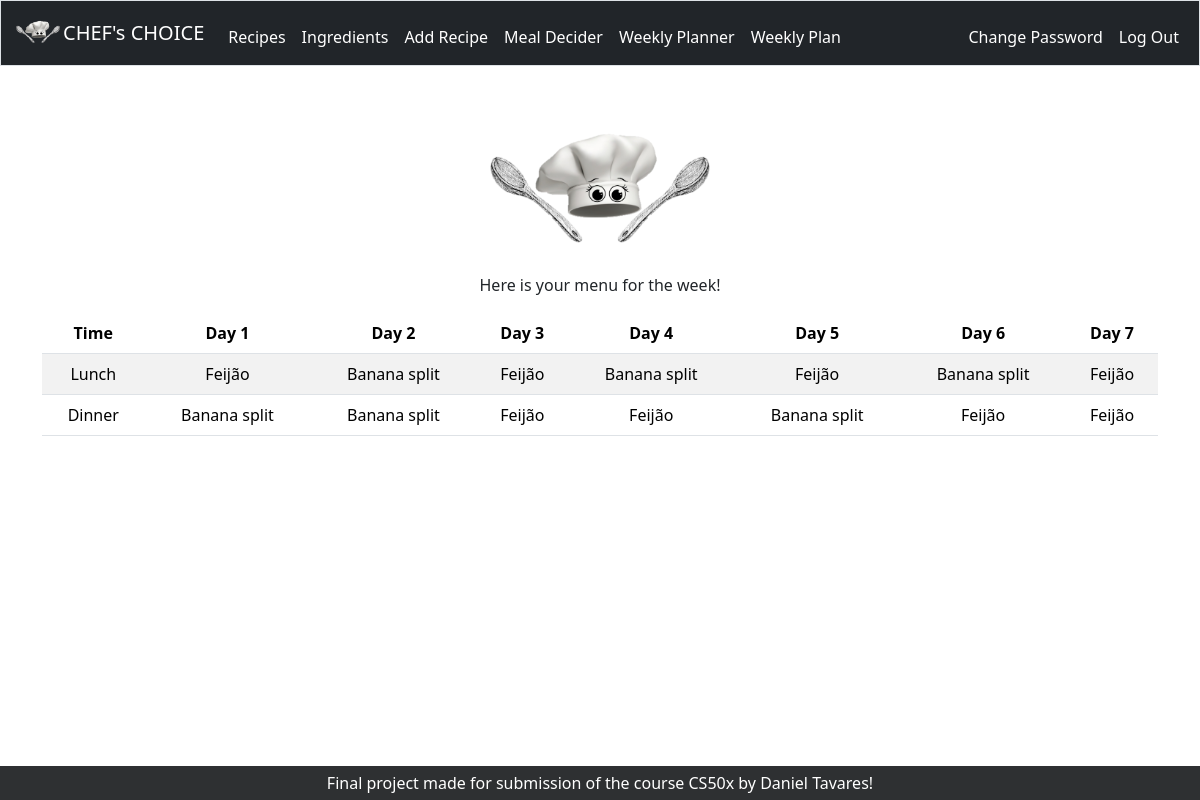
The page /plan (signed in) on the database its author committed.
### tables this page shows
CREATE TABLE list_items (
    id INTEGER PRIMARY KEY AUTOINCREMENT,
    user_id INTEGER,
    item TEXT,
    FOREIGN KEY(user_id) REFERENCES users(id)
);

### app.py (the view)
@app.route("/plan", methods=["GET", "POST"])
@login_required
def plan():
        rows = db.execute("SELECT item FROM list_items WHERE user_id = ?", session.get("user_id"))
        list = [row["item"] for row in rows]
        if len(list) == 0 :
            return render_template("planner.html", message = "Error! Plan your week first, please!")
        return render_template("plan.html", list=list)

### app.py (called while the page is built)
@app.after_request
def after_request(response):
    response.headers["Cache-Control"] = "no-cache, no-store, must-revalidate"
    response.headers["Expires"] = 0
    response.headers["Pragma"] = "no-cache"
    return response

### helpers.py (called while the page is built)
def login_required(f):
    @wraps(f)
    def decorated_function(*args, **kwargs):
        if session.get("user_id") is None:
            return redirect("/login")
        return f(*args, **kwargs)
    return decorated_function

### templates/plan.html (shortened to what this page needs)
{% extends "layout.html" %}
{% block main %}
<form action="/plan" method="post">
    <img src="{{ url_for('static', filename='Chefs.png') }}" alt="App Logo" width="250" height="auto">
<p> Here is your menu for the week!</p>
<table class="table table-striped">
    <thead>
        <tr>
            <th>Time</th>
            <th>Day 1</th>
            <th>Day 2</th>
            <th>Day 3</th>
            <th>Day 4</th>
            <th>Day 5</th>
            <th>Day 6</th>
            <th>Day 7</th>
        </tr>
    </thead>
    <tbody>
        <tr>
            <td>Lunch</td>
        {% for i in range(0, list|length // 2) %}
            <td class="choice" id="lunch{{ i }}">{{ list[i] }}</td>
        {% endfor %}
        </tr>
        <tr>
            <td>Dinner</td>
        {% for i in range(list|length // 2, list|length) %}
            <td class="choice" id="dinner{{ i }}" >{{ list[i] }}</td>
        {% endfor %}
        </tr>
    </tbody>
</table>
</form>
{% endblock %}

### static/styles.css (style rules this page uses)
.choice { cursor: grab; }
body { display: flex; flex-direction: column; min-height: 100vh; margin: 0; }
html, body { height: 100%; margin: 0; }

### rows shown on the page
list_items: item "Feijão"
list_items: item "Banana split"
list_items: item "Feijão"
list_items: item "Banana split"
list_items: item "Feijão"
list_items: item "Banana split"
list_items: item "Feijão"
list_items: item "Banana split"
list_items: item "Banana split"
list_items: item "Feijão"
list_items: item "Feijão"
list_items: item "Banana split"
list_items: item "Feijão"
list_items: item "Feijão"
